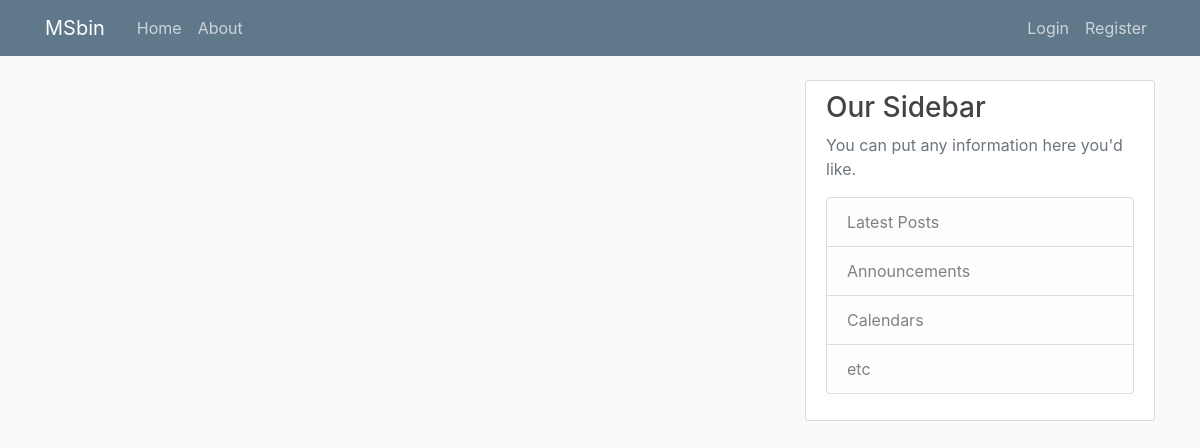
The app's page /, older data.
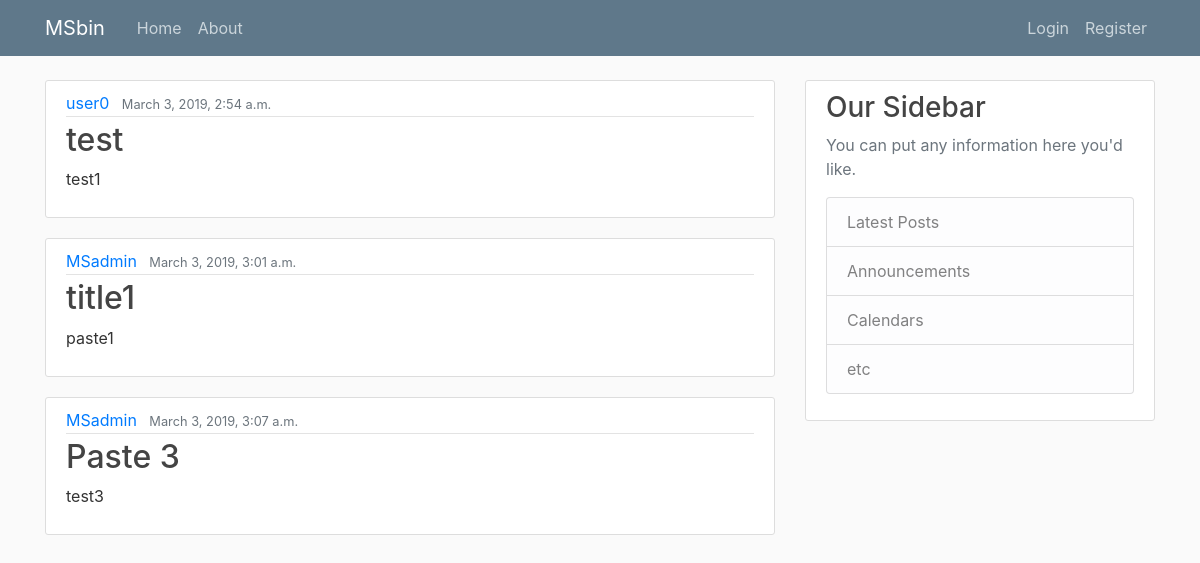
The same page, newer data.
### index/models.py (models this page shows)
class Paste(models.Model):
    title = models.CharField(max_length=60)
    content = models.TextField(max_length=524288)
    date = models.DateTimeField(default=timezone.now)
    author = models.ForeignKey(User, on_delete=models.CASCADE)

### index/views.py (the view)
# urls.py: 2. Add a URL to urlpatterns:  path('', views.home, name='home')
def home(request):
	context = {'pastes': Paste.objects.all()}
	return render(request, 'index/home.html', context)

### index/templates/index/home.html
{% extends "index/base.html" %}
{% block content %}
{% for paste in pastes %}
<article class="media content-section">
  <div class="media-body">
    <div class="article-metadata">
      <a class="mr-2" href="#">{{ paste.author }}</a>
      <small class="text-muted">{{ paste.date }}</small>
    </div>
    <h2><a class="article-title" href="#">{{ paste.title }}</a></h2>
    <p class="article-content">{{ paste.content }}</p>
  </div>
</article>
{% endfor %}
{% endblock %}

### index/templates/index/base.html (shortened to what this page needs)
{% load static %}
<!DOCTYPE html>
<html>
<head>
    <link rel="stylesheet" href="https://maxcdn.bootstrapcdn.com/bootstrap/4.0.0/css/bootstrap.min.css">
    <link rel="stylesheet" type="text/css" href="{% static 'index/main.css' %}">
</head>
<body>
	<header class="site-header">
  <nav class="navbar navbar-expand-md navbar-dark bg-steel fixed-top">
    <div class="container">
      <a class="navbar-brand mr-4" href="{% url 'MSbin-home' %}">MSbin</a>
      <div class="collapse navbar-collapse" id="navbarToggle">
        <div class="navbar-nav mr-auto">
          <a class="nav-item nav-link" href="{% url 'MSbin-home' %}">Home</a>
          <a class="nav-item nav-link" href="{% url 'MSbin-about' %}">About</a>
        </div>
        <div class="navbar-nav">
          <a class="nav-item nav-link" href="#">Login</a>
          <a class="nav-item nav-link" href="#">Register</a>
        </div>
      </div>
    </div>
  </nav>
</header>
<main role="main" class="container">
  <div class="row">
    <div class="col-md-8">
      {% block content %}{% endblock %}
    </div>
    <div class="col-md-4">
      <div class="content-section">
        <h3>Our Sidebar</h3>
        <p class='text-muted'>You can put any information here you'd like.
          <ul class="list-group">
            <li class="list-group-item list-group-item-light">Latest Posts</li>
            <li class="list-group-item list-group-item-light">Announcements</li>
            <li class="list-group-item list-group-item-light">Calendars</li>
            <li class="list-group-item list-group-item-light">etc</li>
          </ul>
        </p>
      </div>
    </div>
  </div>
</main>
</body>
</html>

### index/static/index/main.css (style rules this page uses)
body { background: #fafafa; color: #333333; margin-top: 5rem; }
h1, h2, h3, h4, h5, h6 { color: #444444; }
ul { margin: 0; }
.bg-steel { background-color: #5f788a; }
.site-header .navbar-nav .nav-link { color: #cbd5db; }
.content-section { background: #ffffff; padding: 10px 20px; border: 1px solid #dddddd; border-radius: 3px; margin-bottom: 20px; }
.article-title { color: #444444; }
.article-content { white-space: pre-line; }
.article-metadata { padding-bottom: 1px; margin-bottom: 4px; border-bottom: 1px solid #e3e3e3 }

Row changes from the older to the newer data that the page shows:
added Paste: author "user0", date "March 3, 2019, 2:54 a.m.", title "test", content "test1"
added Paste: author "MSadmin", date "March 3, 2019, 3:01 a.m.", title "title1", content "paste1"
added Paste: author "MSadmin", date "March 3, 2019, 3:07 a.m.", title "Paste 3", content "test3"
